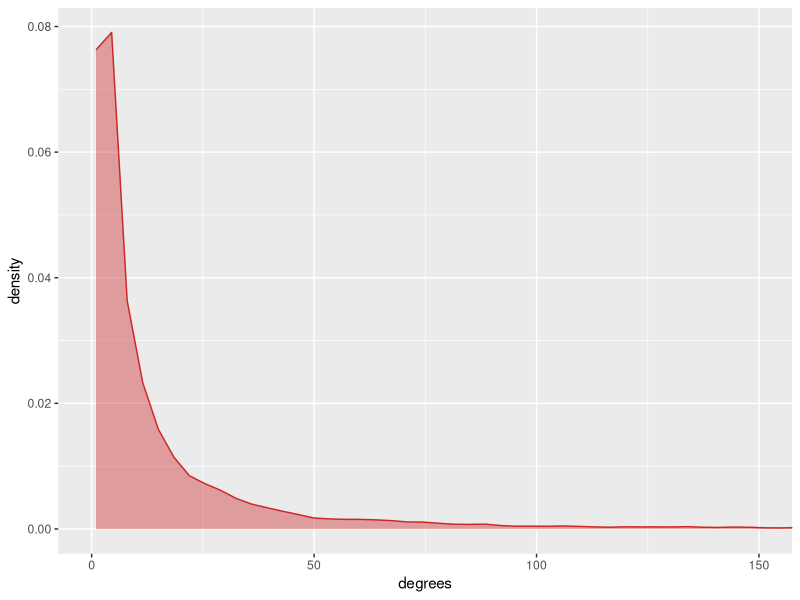

This figure's R source: (Note: a time limit stopped this script after it produced the figure.)
## ---- chunk 1
library(igraph)
library(ggplot2)

# read in
edge_list <- read.csv("./data/ebv_target_interactions.csv", header=FALSE)

# to matrix
edge_list <- as.matrix(edge_list)

# create graph and simplify
graph <- graph_from_edgelist(edge_list, directed=FALSE)
graph <- simplify(graph)
## ---- chunk 2
# get node degrees
degrees <- degree(graph)
degrees <- as.data.frame(degrees)
ggplot(degrees, aes(degrees)) + geom_density(color="firebrick3", fill="firebrick3", alpha=0.4) + coord_cartesian(xlim=c(0,150))
## ---- chunk 3
temp_df <- data.frame(rownames(degrees), c(degrees$degrees))
names(temp_df) <- c("Gene", "Degree")
temp_df <- temp_df[order(-temp_df$Degree),]
#degrees <- degrees[order(-degrees$degrees),]
knitr::kable(head(temp_df, n=10), row.names=TRUE)
## ---- chunk 4
communities <- cluster_infomap(graph, nb.trials=10)
length(communities)
## ---- chunk 5
V(graph)$community <- communities$membership
colors <- palette(terrain.colors(length(communities), alpha=.6))
plot(graph, vertex.color=colors[V(graph)$community], vertex.label=NA)
